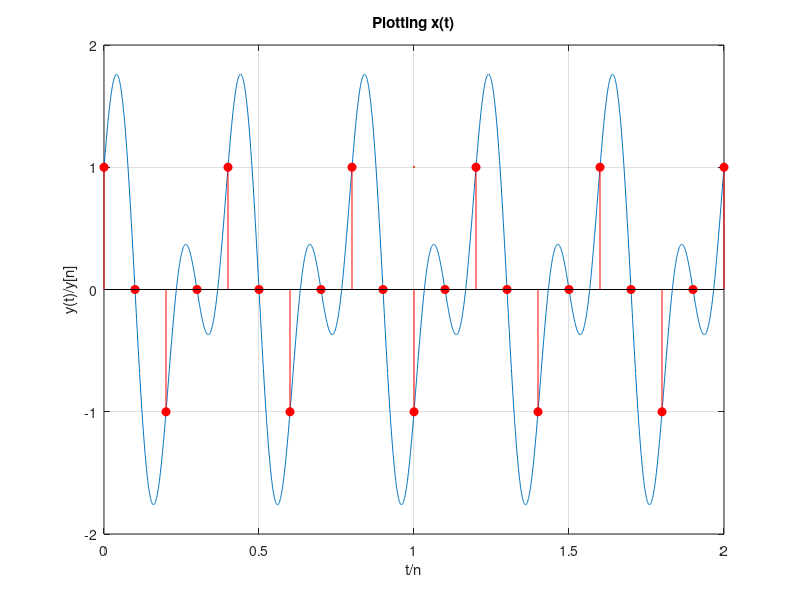

Write MATLAB code to recreate this figure.
t_fine = 0:0.001:2;
xt = cos(5*pi*t_fine) + sin(10*pi*t_fine);
figure();
plot(t_fine,xt,linewidth=1);
title('Plotting x(t)');
ylabel('y(t)/y[n]');
xlabel('t/n');
grid on;
hold on;

Ts = 0.1;
t_samples = 0:Ts:2;
xt = cos(5*pi*t_samples) + sin(10*pi*t_samples);
stem(t_samples,xt,'red','filled');
hold off;
